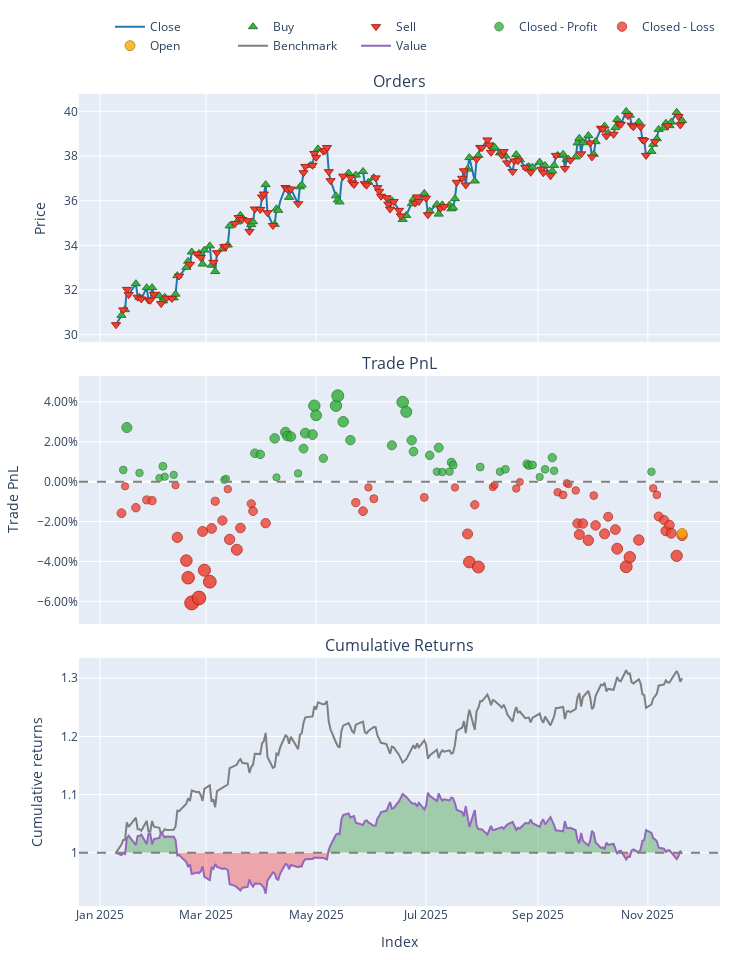

Notebook code for this chart:
### Code cell
## Single stock
stock_symbol = "CNP"
portfolio, metrics, actions = run_ppo_trading_pipeline(stock_symbol, config)
